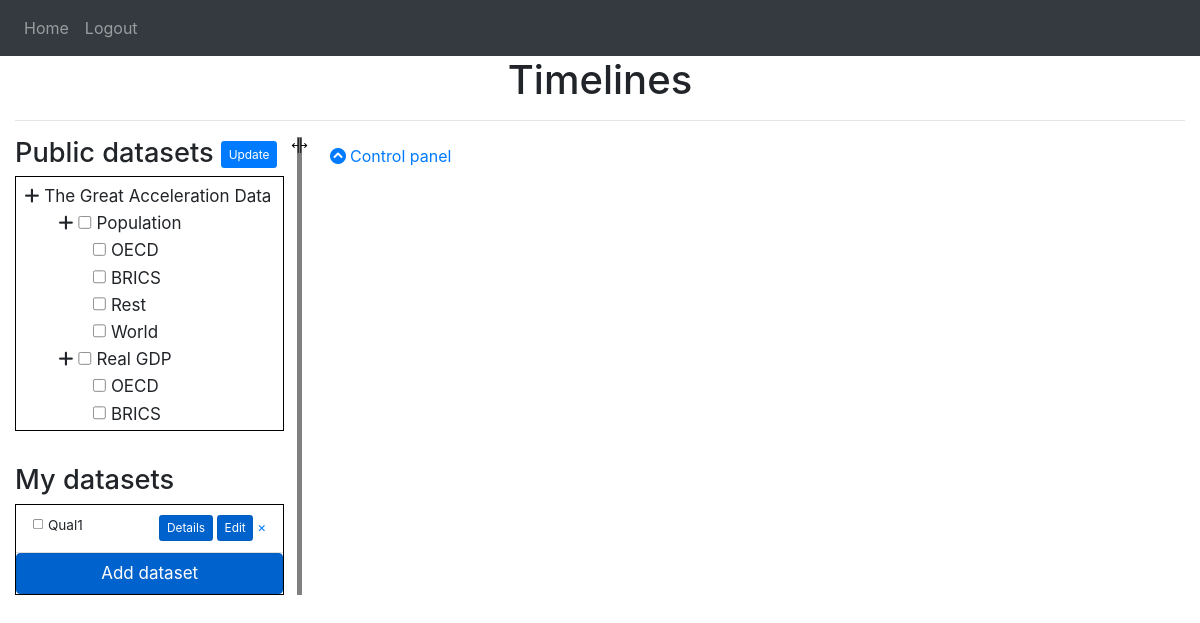
The page /home (signed in) on the database as committed earlier.
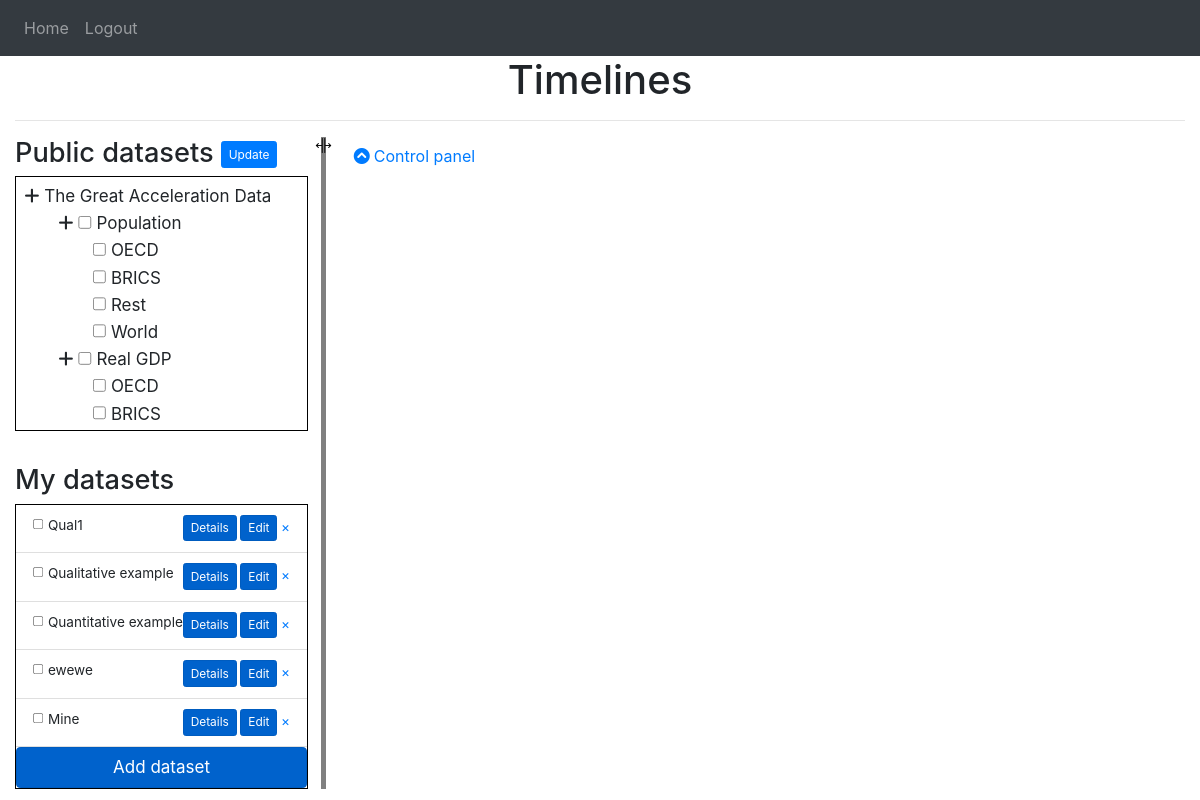
The same page on the database as committed later.
### website/models.py (models this page shows)
class DataSet(db.Model):
    id = db.Column(db.Integer, primary_key=True)
    id_predef = db.Column(db.Integer, unique=True, nullable=True)  # Unique if not null
    label = db.Column(db.String(LABEL_MAXLENGTH))   # For checkbox lists
    description = db.Column(db.String(DESCRIPTION_MAXLENGTH))
    time_values = db.Column(db.String(DATA_MAXLENGTH))
    data_values = db.Column(db.String(DATA_MAXLENGTH))
    data_is_qualitative = db.Column(db.Boolean, unique=False, default=False)
    data_scale = db.Column(db.Integer, nullable=True)  # Power of ten
    data_unit = db.Column(db.String(UNIT_MAXLENGTH), nullable=True)  # null only for qualitative data
    legend = db.Column(db.String(LABEL_MAXLENGTH), nullable=True)  # null only for qualitative data
    date = db.Column(db.DateTime(timezone=True), default=func.now())
    user_id = db.Column(db.Integer, db.ForeignKey('user.id'), nullable=True)  # null means predefined data

### website/views.py (the view)
@views.route('/home', methods=['GET'])
def home():
    return render_template("home.html", user=current_user)

### website/__init__.py (called while the page is built)
def create_app():
    app = Flask(__name__)  # __name__ is 'website'
    app.config['SECRET_KEY'] = '410d1f4eb7412ee625ed5a3562ec1cc6'
    app.config['SQLALCHEMY_DATABASE_URI'] = f'sqlite:///{DB_NAME}'
    app.config['SQLALCHEMY_TRACK_MODIFICATIONS'] = False
    db.init_app(app)
    from .views import views
    from .auth import auth
    app.register_blueprint(views, url_prefix='/')
    app.register_blueprint(auth, url_prefix='/')
    from .models import User
    create_database(app)
    login_manager = LoginManager()
    login_manager.login_view = 'auth.login'
    login_manager.init_app(app)
    @login_manager.user_loader
    def load_user(id):
        return User.query.get(int(id))
    return app

### website/templates/home.html (shortened to what this page needs)
{% extends "base.html" %}
{% block content %}
<h1 align="center">Timelines</h1>
<hr />
<div class="container-fluid">
  <div class="row">
    <div class="resizable_e" id="left-column">
      <h2>Public datasets
        {% if user.email == "markusrobertjonsson@gmail.com" %}
          <a href="{{ url_for('views.update_predef') }}" class="btn btn-primary btn-sm" role="button" aria-pressed="true">Update</a>
        {% endif %}
      </h2>
        <div id="treeview_container" class="hummingbird-treeview" style="height: 300px; overflow-y: scroll; border:1px solid black;">
          <ul id="treeview" class="hummingbird-base">
            <li data-id="0">
              <i class="fa fa-plus"></i>
              <label>
                The Great Acceleration Data
              </label>
              <ul>
                {% set cnt = [1] %}
                {% for g in ["Population", "Real GDP", "FDI", "Urban population", "Fertilizer consumption",
                             "Large dams", "Water use", "Paper production", "Transportation", "Telecommunications"] %}
                  <li data-id="1">
                    <i class="fa fa-plus"></i>
                    <label>
                      <input id="xnode-0-1" data-id="custom-0-1" type="checkbox" /> {{g}}
                    </label>
                    <ul>
                      {% for gg in ["OECD", "BRICS", "Rest", "World"] %}
                        <li>
                          <label>
                            <input class="hummingbird-end-node" id={{'predef' ~ cnt[0]|string}} type="checkbox" /> {{gg}}
                          </label>
                        </li>
                      {% endfor %}
                    </ul>
                  </li>
                {% endfor %}
              </ul>
            </li>
          </ul>
        </div>
      <h2><br>My datasets</h2>
      {% if user.is_authenticated %}
      <div style="border:1px solid black;">
        <ul class="my_datasets_list list-group list-group-flush overflow-auto" id="datasets">
          {% for dataset in user.datasets %}
          <li class="list-group-item">
            <input type="checkbox" id="{{dataset.id}}" name="{{dataset.id}}" value="{{dataset.id}}" class="my_datasets_checkbox">
            <label for="{{dataset.id}}"> {{ dataset.label }} </label>
            <div class="float-right">
              <a href="{{ url_for('views.view_dataset', id=dataset.id) }}" class="btn btn-primary btn-sm active" role="button" aria-pressed="true">Details</a>
              <a href="{{ url_for('views.update_dataset', id=dataset.id) }}" class="btn btn-primary btn-sm active" role="button" aria-pressed="true">Edit</a>
              <a href="/delete/{{dataset.id}}">&times;</a>
            </div>
          </li>
          {% endfor %}
        </ul>
        <a href="{{ url_for('views.add') }}" class="btn btn-primary btn-lg btn-block active" role="button" aria-pressed="true">Add dataset</a>
      </div>
      {% else %}
      <a href="/login">Login</a> to be able to add your own datasets here.
      {% endif %}
    </div>
    <div class="col">
      <div class="row-md">
        <button class="btn btn-link" type="button" data-toggle="collapse" data-target="#control_panel" aria-expanded="true" aria-controls="control_panel">
          <i class="fa" aria-hidden="true">&nbsp;</i>Control panel
        </button>
      </div>
    </div>
  </div>
</div>
{% endblock %}

Rows that differ between the two databases and show on the page:
added DataSet: label "Qualitative example"
added DataSet: label "Quantitative example"
added DataSet: label "ewewe"
added DataSet: label "Mine"
